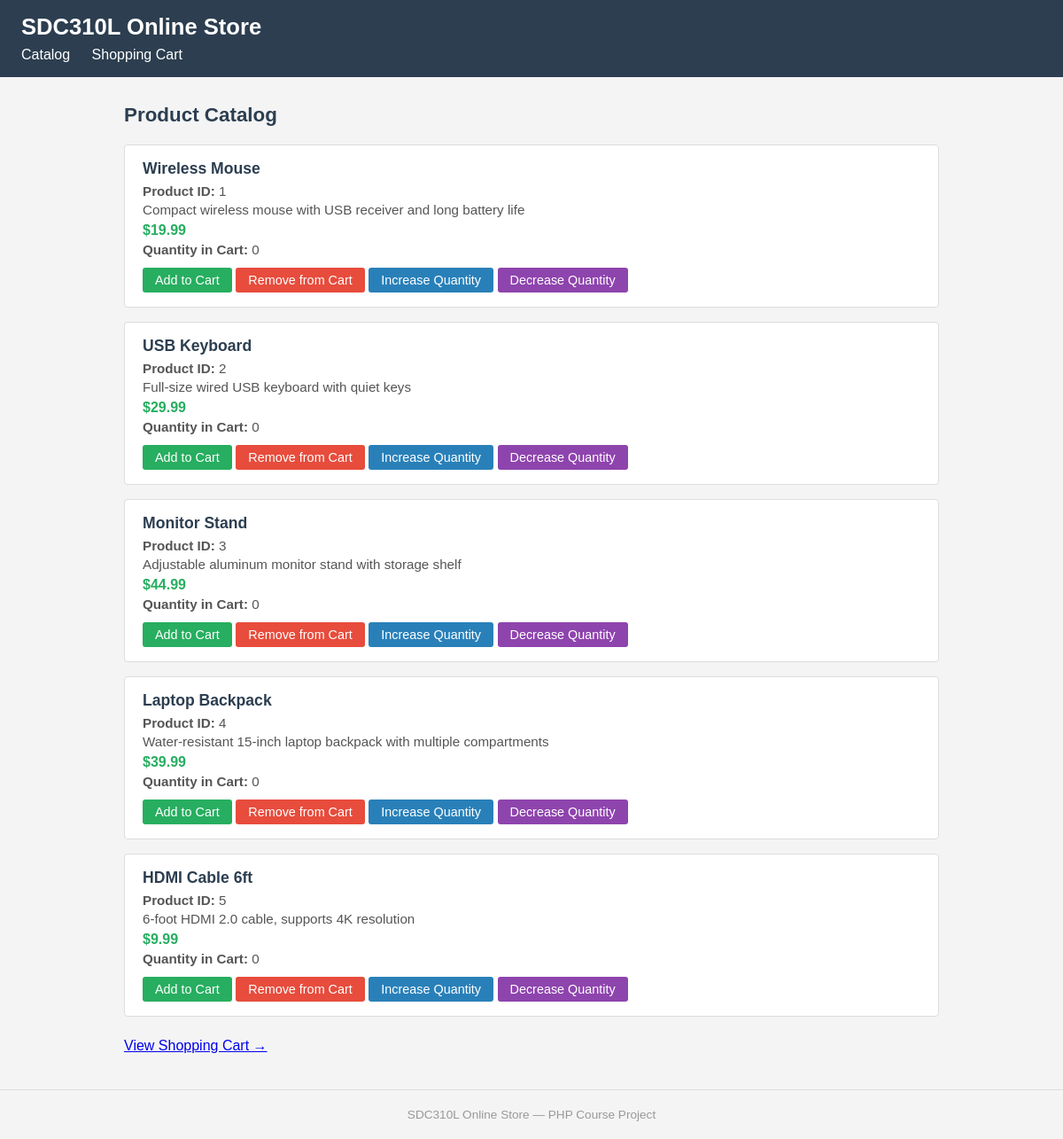
Screenshot of /catalog.php with the database file from the repository.
### tables this page shows
CREATE TABLE IF NOT EXISTS products (
    product_id          INT AUTO_INCREMENT PRIMARY KEY,
    product_name        VARCHAR(100)    NOT NULL,
    product_description VARCHAR(255)    NOT NULL,
    product_cost        DECIMAL(10, 2)  NOT NULL,
    quantity_in_cart    INT             NOT NULL DEFAULT 0
);

### catalog.php (the view, shortened to what this page needs)
<?php
include 'includes/db_connect.php';
$query   = "SELECT * FROM products";
$result  = mysqli_query($conn, $query);
$products = array();
while ($row = mysqli_fetch_assoc($result)) {
    $products[] = $row;
}
?>
<?php include 'includes/header.php'; ?>
<h2>Product Catalog</h2>
<div class="product-list">
<?php foreach ($products as $product): ?>
    <div class="product-card">
        <h3><?php echo $product['product_name']; ?></h3>
        <p><strong>Product ID:</strong> <?php echo $product['product_id']; ?></p>
        <p><?php echo $product['product_description']; ?></p>
        <p class="product-cost">$<?php echo number_format($product['product_cost'], 2); ?></p>
        <p><strong>Quantity in Cart:</strong> <?php echo $product['quantity_in_cart']; ?></p>
        <div class="btn-row">
            <form method="POST">
                <button type="submit" name="action" value="add"      class="btn-add">Add to Cart</button>
                <button type="submit" name="action" value="remove"   class="btn-remove">Remove from Cart</button>
                <button type="submit" name="action" value="increase" class="btn-inc">Increase Quantity</button>
                <button type="submit" name="action" value="decrease" class="btn-dec">Decrease Quantity</button>
            </form>
        </div>
    </div>
<?php endforeach; ?>
</div>
<p style="margin-top: 24px;"><a href="cart.php">View Shopping Cart &rarr;</a></p>
<?php include 'includes/footer.php'; ?>

### includes/header.php (shortened to what this page needs)
<!DOCTYPE html>
<html lang="en">
<head>
    <link rel="stylesheet" href="css/style.css">
</head>
<body>
<div class="site-header">
    <h1>SDC310L Online Store</h1>
    <nav>
        <a href="catalog.php">Catalog</a>
        <a href="cart.php">Shopping Cart</a>
    </nav>
</div>
<div class="page-content">

### includes/footer.php
</div>
<div class="site-footer">
    <p>SDC310L Online Store &mdash; PHP Course Project</p>
</div>
</body>
</html>

### css/style.css (style rules this page uses)
* { box-sizing: border-box; margin: 0; padding: 0; }
body { font-family: Arial, sans-serif; background-color: #f4f4f4; color: #333; }
.site-header { background-color: #2c3e50; color: #fff; padding: 16px 24px; }
.site-header h1 { font-size: 1.6rem; margin-bottom: 8px; }
.site-header nav a { color: #fff; text-decoration: none; margin-right: 20px; font-size: 1rem; border-bottom: 2px solid transparent; }
.page-content { max-width: 960px; margin: 30px auto; padding: 0 20px; }
h2 { font-size: 1.4rem; margin-bottom: 20px; color: #2c3e50; }
.product-list { display: flex; flex-direction: column; gap: 16px; }
.product-card { background-color: #fff; border: 1px solid #ddd; border-radius: 4px; padding: 16px 20px; }
.product-card h3 { font-size: 1.1rem; margin-bottom: 6px; color: #2c3e50; }
.product-card p { margin-bottom: 4px; font-size: 0.95rem; color: #555; }
.product-card .product-cost { font-weight: bold; color: #27ae60; font-size: 1rem; margin-top: 6px; }
.btn-row { margin-top: 12px; display: flex; gap: 8px; flex-wrap: wrap; }
button { padding: 6px 14px; font-size: 0.9rem; border: none; border-radius: 3px; cursor: pointer; }
.btn-add { background-color: #27ae60; color: #fff; }
.btn-remove { background-color: #e74c3c; color: #fff; }
.btn-inc { background-color: #2980b9; color: #fff; }
.btn-dec { background-color: #8e44ad; color: #fff; }
.site-footer { text-align: center; padding: 20px; margin-top: 40px; font-size: 0.85rem; color: #999; border-top: 1px solid #ddd; }

### rows the page displays
products: product_name "Wireless Mouse", product_id "1", product_description "Compact wireless mouse with USB receiver and long battery life", product_cost "19.99", quantity_in_cart "0"
products: product_name "USB Keyboard", product_id "2", product_description "Full-size wired USB keyboard with quiet keys", product_cost "29.99", quantity_in_cart "0"
products: product_name "Monitor Stand", product_id "3", product_description "Adjustable aluminum monitor stand with storage shelf", product_cost "44.99", quantity_in_cart "0"
products: product_name "Laptop Backpack", product_id "4", product_description "Water-resistant 15-inch laptop backpack with multiple compartments", product_cost "39.99", quantity_in_cart "0"
products: product_name "HDMI Cable 6ft", product_id "5", product_description "6-foot HDMI 2.0 cable, supports 4K resolution", product_cost "9.99", quantity_in_cart "0"
